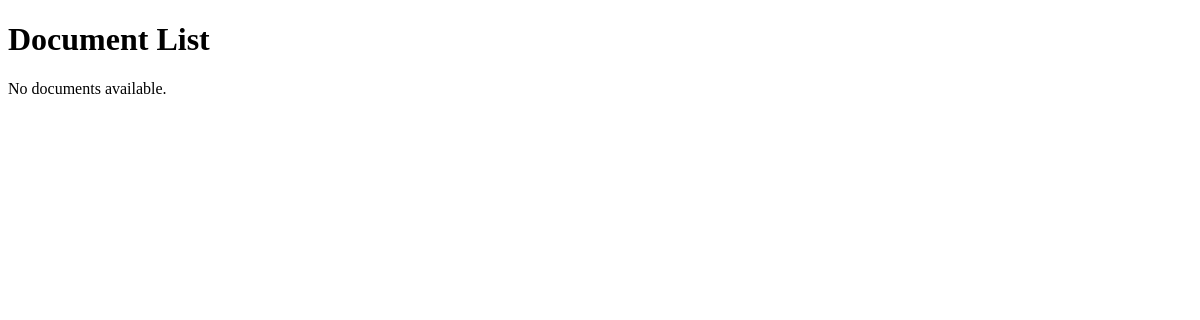
/owner/documentList/ (signed in), run on an earlier commit of the app's database.
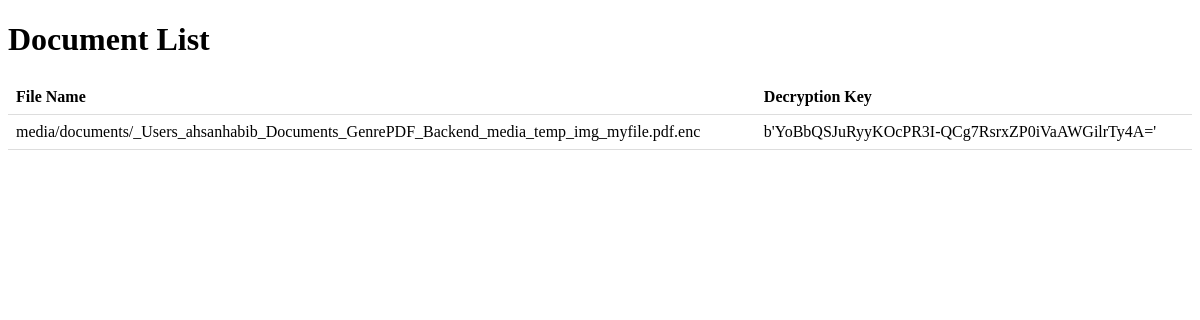
And on a later commit of the database.
### Owner/models.py (models this page shows, shortened)
class Document(models.Model):
    owner = models.ForeignKey(User, on_delete=models.CASCADE)
    file = models.FileField(upload_to='documents/')
    key = models.CharField(max_length=200,default='')

### Owner/views.py (the view)
# urls.py: path('documentList/', views.document_list),
def document_list(request):
    documents = Document.objects.filter(owner=request.user)
    return render(request, 'document_list.html', {'documents': documents})

### Templates/document_list.html (shortened to what this page needs)
<!DOCTYPE html>
<html>
<head>
</head>
<body>
    <h1>Document List</h1>
    {% if documents %}
        <table>
            <tr>
                <th>File Name</th>
                <th>Decryption Key</th>
            </tr>
            {% for document in documents %}
                <tr>
                    <td>{{ document.file.name }}</td>
                    <td>{{ document.key }}</td>
                </tr>
            {% endfor %}
        </table>
    {% else %}
        <p>No documents available.</p>
    {% endif %}
</body>
</html>

What changed in the data, as far as the page shows it:
added Document: file.name "media/documents/_Users_ahsanhabib_Documents_GenrePDF_Backend_media_temp_img_myfile.pdf.enc", key "b'YoBbQSJuRyyKOcPR3I-QCg7RsrxZP0iVaAWGilrTy4A='"
Also different on the page:
text no longer shown: "No documents available."
text now shown: "File Name Decryption Key"
